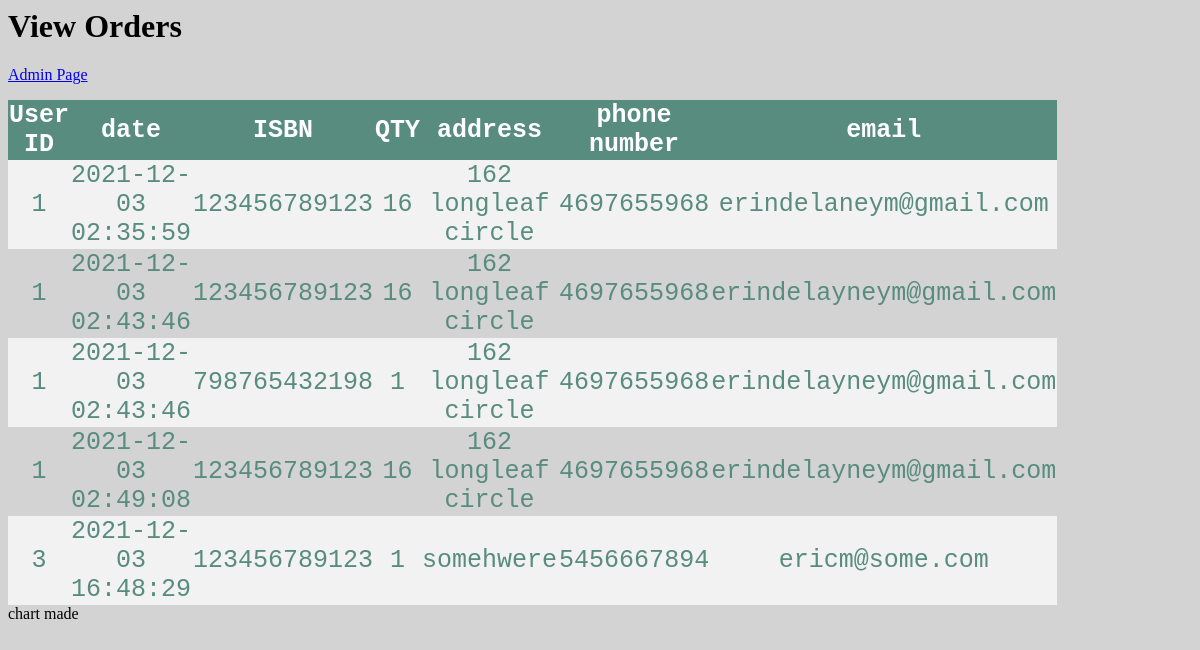
The page /vieworder.php on the database its author committed.
### tables this page shows
CREATE TABLE `orders` (
  `id` int(11) NOT NULL,
  `user_id` int(11) NOT NULL,
  `value` int(11) NOT NULL,
  `date` timestamp NOT NULL DEFAULT current_timestamp() ON UPDATE current_timestamp(),
  `ISBN` bigint(11) NOT NULL,
  `qty` int(11) NOT NULL,
  `address` varchar(1000) NOT NULL,
  `phonenum` bigint(120) NOT NULL,
  `email` varchar(1000) NOT NULL
);

### vieworder.php (the view, shortened to what this page needs)
<html>
<h1>View Orders</h1>
	<a href = "adminpage.php"> Admin Page </a>
<body>
<?php
    include ("connection.php");
$view = "select user_id, date, ISBN, qty, address, phonenum, email from orders
		";
$viewq = mysqli_query($con, $view);
if($viewq && mysqli_num_rows($viewq) > 0)
{
echo"<table>
<tr>
<th>User ID</th>
<th>date</th>
<th> ISBN </th>
<th> QTY </th>
<th>address</th>
<th>phone number</th>
<th>email</th>
</tr>";
while($row = $viewq-> fetch_assoc() )
{
  echo"
  <tr>
  <td>" .$row['user_id']. "</td>
  <td>" . $row["date"]. "</td>
  <td>" . $row["ISBN"]. "</td>
  <td>" . $row["qty"]. "</td>
  <td>" . $row["address"]. "</td>
  <td>" . $row["phonenum"]. "</td>
  <td>" . $row["email"]. "</td>
  </tr>
  ";
	 }
echo"</table>";
   }
if($viewq)
{
	echo "chart made";
}
else{
	echo"chart not made";
}
?>
</body>
</html>

### vieworder.php (style rules this page uses)
table { border-collapse: collapse; width: 75%; color: #588c7e; font-family: monospace; font-size: 25px; text-align: center; align-self: center; }
th { background-color: #588c7e; color: white; }
tr:nth-child(even) { background-color: #f2f2f2; }
body { background-color: lightgray; }

### rows shown on the page
orders: user "1", date "2021-12-03 02:35:59", ISBN "123456789123", qty "16", address "162 longleaf circle", phonenum "4697655968", email "erindelaneym@gmail.com"
orders: user "1", date "2021-12-03 02:43:46", ISBN "123456789123", qty "16", address "162 longleaf circle", phonenum "4697655968", email "erindelayneym@gmail.com"
orders: user "1", date "2021-12-03 02:43:46", ISBN "798765432198", qty "1", address "162 longleaf circle", phonenum "4697655968", email "erindelayneym@gmail.com"
orders: user "1", date "2021-12-03 02:49:08", ISBN "123456789123", qty "16", address "162 longleaf circle", phonenum "4697655968", email "erindelayneym@gmail.com"
orders: user "3", date "2021-12-03 16:48:29", ISBN "123456789123", qty "1", address "somehwere", phonenum "5456667894", email "ericm@some.com"
